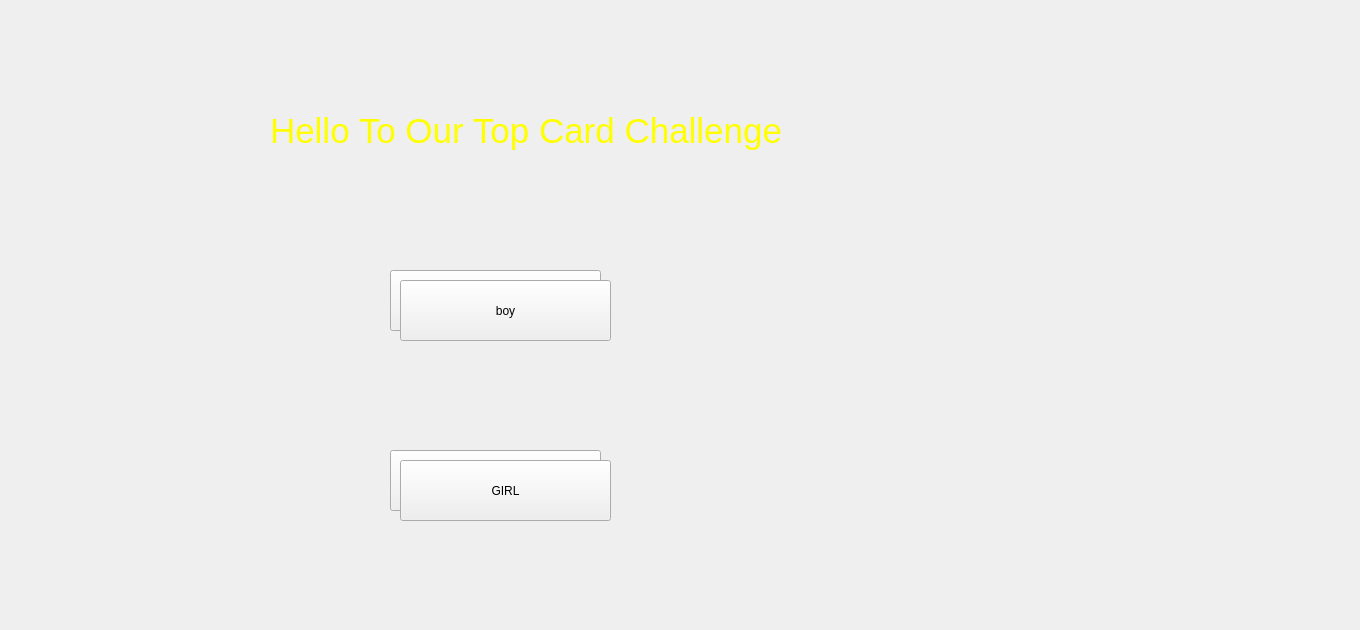
      <widget class="QWidget" name="page_8">
       <widget class="QPushButton" name="pushButton_21">
        <property name="geometry">
         <rect>
          <x>1260</x>
          <y>10</y>
          <width>91</width>
          <height>81</height>
         </rect>
        </property>
        <property name="styleSheet">
         <string notr="true">
background-image: url(:/images/crois.png);
border:none;
background-repeat:no-repeat;</string>
        </property>
        <property name="text">
         <string/>
        </property>
       </widget>
       <widget class="QPushButton" name="pushButton_22">
        <property name="geometry">
         <rect>
          <x>10</x>
          <y>0</y>
          <width>141</width>
          <height>91</height>
         </rect>
        </property>
        <property name="styleSheet">
         <string notr="true">background-image: url(:/images/gauche-removebg-preview.png);
border:none;
background-repeat:no-repeat;
</string>
        </property>
        <property name="text">
         <string/>
        </property>
       </widget>
       <widget class="QLabel" name="label_28">
        <property name="geometry">
         <rect>
          <x>660</x>
          <y>420</y>
          <width>121</width>
          <height>131</height>
         </rect>
        </property>
        <property name="styleSheet">
         <string notr="true">border:none;
background-image: url(:/images/p3.png);
background-repeat:no-repeat;</string>
        </property>
        <property name="text">
         <string/>
        </property>
       </widget>
       <widget class="QLabel" name="label_30">
        <property name="geometry">
         <rect>
          <x>670</x>
          <y>250</y>
          <width>121</width>
          <height>131</height>
         </rect>
        </property>
        <property name="styleSheet">
         <string notr="true">border:none;
background-image: url(:/images/p1.png);
background-repeat:no-repeat;</string>
        </property>
        <property name="text">
         <string/>
        </property>
       </widget>
       <widget class="QLabel" name="label_27">
        <property name="geometry">
         <rect>
          <x>270</x>
          <y>80</y>
          <width>921</width>
          <height>101</height>
         </rect>
        </property>
        <property name="styleSheet">
         <string notr="true">color:yellow;

font-size:35px;</string>
        </property>
        <property name="text">
         <string>Hello To Our Top Card Challenge</string>
        </property>
       </widget>
       <widget class="QPushButton" name="ojjhn">
        <property name="geometry">
         <rect>
          <x>390</x>
          <y>270</y>
          <width>211</width>
          <height>61</height>
         </rect>
        </property>
        <property name="styleSheet">
         <string notr="true">border-radius:24px;
background-color: rgb(211, 211, 211);
font-size:20px;
font-weight:800;
font-style:italic;
color:red;

pushButton::active{
background-color:red;
}</string>
        </property>
        <property name="text">
         <string/>
        </property>
       </widget>
       <widget class="QPushButton" name="jbnlk">
        <property name="geometry">
         <rect>
          <x>390</x>
          <y>450</y>
          <width>211</width>
          <height>61</height>
         </rect>
        </property>
        <property name="styleSheet">
         <string notr="true">border-radius:24px;
font-size:20px;
font-weight:800;
font-style:italic;
background-color: rgb(211, 211, 211);
pushButton::active{
background-color:yellow;
}</string>
        </property>
        <property name="text">
         <string/>
        </property>
       </widget>
       <widget class="QLabel" name="label_31">
        <property name="geometry">
         <rect>
          <x>-20</x>
          <y>180</y>
          <width>181</width>
          <height>191</height>
         </rect>
        </property>
        <property name="styleSheet">
         <string notr="true">border:none;
background-repeat:no-repeat;
background-image: url(:/images/uuuuuuuuuuuuuuuuuuuuuuu.png);</string>
        </property>
        <property name="text">
         <string/>
        </property>
       </widget>
       <widget class="QLabel" name="label_32">
        <property name="geometry">
         <rect>
          <x>100</x>
          <y>430</y>
          <width>181</width>
          <height>191</height>
         </rect>
        </property>
        <property name="styleSheet">
         <string notr="true">border:none;
background-repeat:no-repeat;
background-image:url(:/my projects C++/jeux  de carte/uuuuuuuuuuuuuuuuuuuuuuu.png);</string>
        </property>
        <property name="text">
         <string/>
        </property>
       </widget>
       <widget class="QLabel" name="label_34">
        <property name="geometry">
         <rect>
          <x>930</x>
          <y>40</y>
          <width>241</width>
          <height>151</height>
         </rect>
        </property>
        <property name="styleSheet">
         <string notr="true">border:none;
background-repeat:no-repeat;
background-image: url(:/images/wwwwwwwwwwwwwwwwww.png);</string>
        </property>
        <property name="text">
         <string/>
        </property>
       </widget>
       <widget class="QLabel" name="label_33">
        <property name="geometry">
         <rect>
          <x>990</x>
          <y>330</y>
          <width>181</width>
          <height>191</height>
         </rect>
        </property>
        <property name="styleSheet">
         <string notr="true">border:none;
background-repeat:no-repeat;
background-image: url(:/images/uuuuuuuuuuuuuuuuuuuuuuu.png);</string>
        </property>
        <property name="text">
         <string/>
        </property>
       </widget>
       <widget class="QPushButton" name="q_6">
        <property name="geometry">
         <rect>
          <x>400</x>
          <y>280</y>
          <width>211</width>
          <height>61</height>
         </rect>
        </property>
        <property name="styleSheet">
         <string notr="true">border-radius:24px;
font-size:20px;
font-weight:800;
font-style:italic;
color:red;
background-color: white;
pushButton::active{
background-color:red;
}</string>
        </property>
        <property name="text">
         <string>boy</string>
        </property>
       </widget>
       <widget class="QPushButton" name="pushButton_33">
        <property name="geometry">
         <rect>
          <x>400</x>
          <y>460</y>
          <width>211</width>
          <height>61</height>
         </rect>
        </property>
        <property name="styleSheet">
         <string notr="true">border-radius:24px;
background-color: white;
font-size:20px;
font-weight:800;
font-style:italic;
color:red;

pushButton::active{
background-color:red;
}</string>
        </property>
        <property name="text">
         <string>GIRL</string>
        </property>
       </widget>
      </widget>
